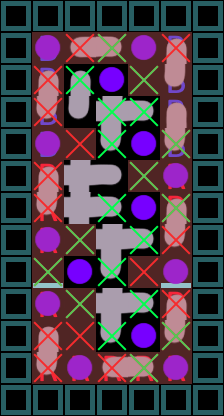

Rendered tile map (Tiled .tmx) drawn with the repository's tilesets; below, a short description and the full map source, tile grids included:
An orthogonal 7x13 tile map with 32x32 px tiles, 6 tile layers (bus, people, distancing, people, ...).

<map version="1.2" tiledversion="1.3.4" orientation="orthogonal" renderorder="right-down" width="7" height="13" tilewidth="32" tileheight="32" infinite="0" nextlayerid="9" nextobjectid="1">
 <tileset firstgid="1" source="rough sprites for level design.tsx" />
 <layer id="1" name="bus" width="7" height="13" locked="1">
  <data encoding="csv">
4,4,4,4,4,4,4,
4,1,0,0,0,1,4,
4,1,0,0,0,1,4,
4,1,0,0,0,1,4,
4,1,0,0,0,1,4,
4,2,0,0,0,2,4,
4,2,0,0,0,2,4,
4,2,0,0,0,0,4,
4,3,0,0,0,3,4,
4,2,0,0,0,2,4,
4,0,0,0,0,0,4,
4,2,2,2,2,2,4,
4,4,4,4,4,4,4
</data>
 </layer>
 <group id="5" name="Unmoveable">
  <layer id="6" name="people" width="7" height="13">
   <data encoding="csv">
0,0,0,0,0,0,0,
0,21,29,31,21,22,0,
0,22,0,0,0,32,0,
0,32,0,0,0,22,0,
0,21,0,0,0,32,0,
0,22,0,0,0,21,0,
0,32,0,0,0,22,0,
0,21,0,0,0,32,0,
0,0,0,0,0,21,0,
0,21,0,0,0,22,0,
0,22,0,0,0,32,0,
0,32,21,29,31,21,0,
0,0,0,0,0,0,0
</data>
  </layer>
  <layer id="7" name="distancing" width="7" height="13">
   <data encoding="csv">
0,0,0,0,0,0,0,
0,0,9,9,0,9,0,
0,9,0,0,9,0,0,
0,9,0,0,0,0,0,
0,0,9,0,0,9,0,
0,9,0,0,9,0,0,
0,9,0,0,0,9,0,
0,0,9,0,0,9,0,
0,9,0,0,9,0,0,
0,0,9,0,0,9,0,
0,9,9,0,0,9,0,
0,9,0,9,9,0,0,
0,0,0,0,0,0,0
</data>
  </layer>
 </group>
 <group id="4" name="Moveable">
  <layer id="2" name="people" width="7" height="13">
   <data encoding="csv">
0,0,0,0,0,0,0,
0,0,0,0,0,0,0,
0,0,22,21,0,0,0,
0,0,32,30,31,0,0,
0,0,0,32,21,0,0,
0,0,30,31,0,0,0,
0,0,30,31,21,0,0,
0,0,0,30,31,0,0,
0,0,21,32,0,0,0,
0,0,0,30,31,0,0,
0,0,0,32,21,0,0,
0,0,0,0,0,0,0,
0,0,0,0,0,0,0
</data>
  </layer>
  <layer id="3" name="distancing" width="7" height="13">
   <data encoding="csv">
0,0,0,0,0,0,0,
0,0,0,10,0,0,0,
0,0,10,0,10,0,0,
0,0,0,10,10,0,0,
0,0,0,10,0,10,0,
0,0,0,0,10,0,0,
0,0,0,10,0,10,0,
0,0,10,0,10,0,0,
0,10,0,10,0,0,0,
0,0,10,0,10,0,0,
0,0,0,10,0,10,0,
0,0,0,0,10,0,0,
0,0,0,0,0,0,0
</data>
  </layer>
 </group>
 <layer id="8" name="areas" width="7" height="13">
  <data encoding="csv">
0,0,0,0,0,0,0,
0,34,34,34,34,34,0,
0,34,0,0,34,34,0,
0,34,0,0,0,34,0,
0,34,34,0,0,34,0,
0,34,0,0,34,34,0,
0,34,0,0,0,34,0,
0,34,34,0,0,34,0,
0,34,0,0,34,34,0,
0,34,34,0,0,34,0,
0,34,34,0,0,34,0,
0,34,34,34,34,34,0,
0,0,0,0,0,0,0
</data>
 </layer>
</map>
